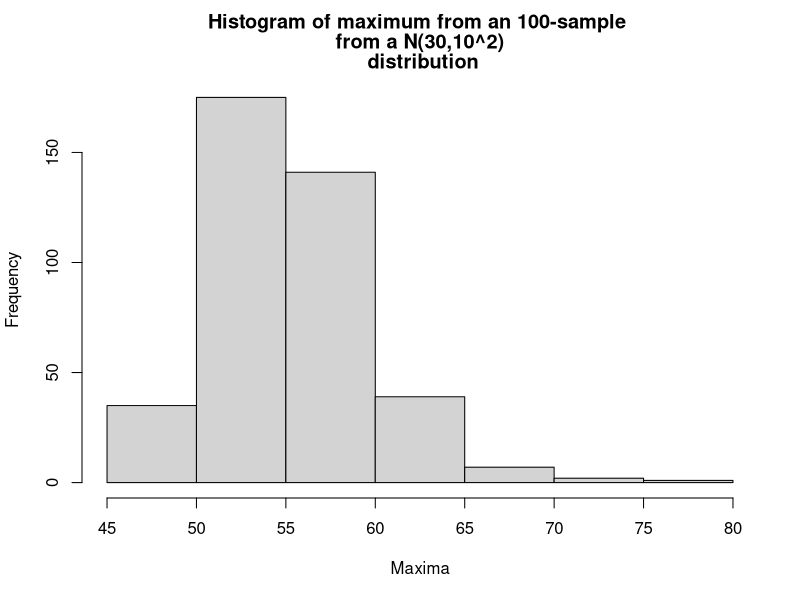

This chart was generated by the following R code: (Note: this script raises an error after producing the figure.)
#### Exercise 1 #############################################
# a function that changes the case
# of a single letter (from upper to lower case and viceversa)
# version 1
LowerUPPER <- function(let) {
  indLower <- letters == let
  indUpper <- LETTERS == let
  if (any(indLower))
    return(LETTERS[indLower])
  else {
    if (any(indUpper))
      return(letters[indUpper])
    else
      print("let should be a single letter")
  }
}

## try

LowerUPPER("P")
LowerUPPER(c("v", "a")) # does not work with more than letter
LowerUPPER(3) # the same for numeric input


# version 2
LowerUPPER <- function(let) {
  o <- order(let)
  indLower <- letters %in% let
  indUpper <- LETTERS %in% let
  if (any(indLower))
    return(LETTERS[indLower][o])
  else {
    if (any(indUpper))
      return(letters[indUpper][o])
    else
      print("let should be a single letter")
  }
}

LowerUPPER(let = c("v", "a"))

# see also  ?toupper, ?tolower

#### Exercise 2 #############################################
# a function to transform a numerical mark into a letter grade
# first version uses nested if...else
grade <- function(mark) {
  if (!is.numeric(mark))
    return("mark should be a number")
  lettgrad <- NA
  if (mark < 0)
    return("mark should be non negative")
  else {
    if (mark < 10)
      lettgrad <- "N"
    else {
      if (mark < 25)
        lettgrad <- "G"
      else {
        if (mark < 40)
          lettgrad <- "F"
        else {
          if (mark < 45)
            lettgrad <- "E"
          else {
            if (mark < 55)
              lettgrad <- "D"
            else {
              if (mark < 65)
                lettgrad <- "C"
              else {
                if (mark < 75)
                  lettgrad <- "B"
                else {
                  if (mark <= 100)
                    lettgrad <- "A"
                  else
                    return("mark should be no larger than 100")
                }
              }
            }
          }
        }
      }
    }
  }
  return(lettgrad)
}

grade(10)

# a version using switch
grade <- function(mark) {
  if (!is.numeric(mark))
    return("mark should be a number")
  else if (!is.integer(mark))
    mark <- as.integer(round(mark))
  cmark <- cut(
    mark,
    breaks = c(-Inf,-1, 9, 24, 39, 44, 54, 64,
               74, 100, Inf), labels = F
  )
  lettgrad <- NA
  switch(
    cmark,
    # transform in numeric expression
    return("mark should be non negative"),
    lettgrad <- "N",
    lettgrad <- "G",
    lettgrad <- "F",
    lettgrad <- "E",
    lettgrad <- "D",
    lettgrad <- "C",
    lettgrad <- "B",
    lettgrad <- "A",
    return("mark should be no larger than 100")
  )
  return(lettgrad)
}


grade(41)

#### Exercise 3 #############################################
# generate several samples from
# a normal distribution,
# store the max of each sample
# make a hist and summaries
#   use a while() loop
distmaxnor.while <- function(r, n, mu, sigma)
{
  # mu, sigma: mean and s.d. of a Normal distribution
  # n : sample size
  # r : simulation sample size
  # simulates r samples of size n from a N(mu, sigma^2)
  # displays a histogram and summary statistics of the
  #    distribution of sample maxima
  #
  maxvec <- rep(0,r)
  i <- 1
  while (i <= r) {
    samp <- rnorm(n, mu, sigma)
    maxvec[i] <- max(samp)
    i <- i + 1
  }
  windows()
  hist(maxvec, xlab="Maxima", main = "")# use strsplit to split title in multiples lines
  title(main = strsplit(paste("Histogram of maximum from an ", n,
                              "-sample \n from a ",
                              "N(", mu,",",sigma,"^2) \n distribution",sep=""), "\n")[[1]])
  print(summary(maxvec))
  return(invisible(maxvec))
}

df <- distmaxnor.while(400,100,30,10)

#### Exercise 4 #############################################
####  Newton's method ####

### use either while or repeat
NewtMeth0 <- function(f, xinit, f1, eps = 1e-7)
{
  # uses Newton's method to find a root of the equation
  # f(x) = 0
  # f: a function whose first argument is x
  # xinit: initial value of x
  # f1: a function containing the first derivative of f
  #
  x <- xinit
  repeat {
    Delta <- f(x) / f1(x)
    x <- x - Delta
    if (abs(Delta) < eps)
      break
  }
  return(list(x = x, xinit = xinit))
}

# we could also have used a while loop here,
# replacing the repeat{ } block with


while (abs(Delta) >= eps) {
  Delta <- f(x) / f1(x)
  x <- x - Delta
}

# could have we used a for loop ?

# stopping criterion could be made more sophisticated than
# abs(Delta) < eps

# the above version of NewtMeth0() works for functions
# f() and f1() that only have x as argument
# for instance

### define the function 
f <- function(x) {
  x ^ 2 - 3 * log(x + 1)
}
### and its derivative
f1 <- function(x) {
  2 * x - 3 / (x + 1)
}
### plot a grid of values
windows()
par(mfrow = c(2, 1))
xgrid <- seq(-0.1, 2, length = 100)
plot(xgrid, f(xgrid), type = "l")
abline(0, 0, col = "red") # equivalently abline(h = 0, col = "red)
plot(xgrid, f1(xgrid), type = "l")
# apply the function
s1 <- NewtMeth0(f, xinit = 0.5, f1, eps = 1e-7)$'x'
s2 <- NewtMeth0(f, xinit = 1, f1, eps = 1e-7)$'x'
cbind(s1, s2)

## check the solutions
xgrid <- seq(-0.1, 2, length = 100)
plot(xgrid, f(xgrid), type = "l")
abline(0, 0, col = "red")
abline(v = c(s1, s2), col = c('blue', "green"))

# what if you wanted to use, say
# f <- function(x, a, b) {x^a + b*log(x+1)} or
# f <- function(x, a, b, d) {x^a + b*log(x+1) + d} ?

# There is a way of passing to an R function a
# variable number of arguments:
# one uses the special argument ... (three dots)

NewtMeth1 <- function(f, xinit, f1, eps = 1e-7, ...)
{
  # uses Newton's method to find a root of the equation
  # f(x) = 0
  # f: an R function whose first argument is x
  # xinit: initial value of x
  # f1: R function containing the first derivative of f
  #
  x <- xinit
  repeat {
    Delta <- f(x, ...) / f1(x, ...)
    x <- x - Delta
    if (abs(Delta) < eps)
      break
  }
  return(list(x = x, xinit = xinit))
}

# Then we can deal with the case a=2, b=-3, d=0 as follows:
# again specify the function
f <- function(x, a, b, d) {
  x ^ a + b * log(x + 1) + d
}
# and its derivative
f1 <- function(x, a, b, d) {
  a * x ^ (a - 1) + b / (x + 1)
}

windows()
xgrid <- seq(-0.1, 2, length = 100)
plot(
  xgrid,
  f(
    x = xgrid,
    a = 2,
    b = -3,
    d = 1
  ),
  type = "l",
  ylab = "f(x)",
  xlab = "x"
)
abline(0, 0, col = "red")
s1b <- NewtMeth1(
  f,
  xinit = 0.5,
  f1,
  eps = 1e-7,
  a = 2,
  b = -3,
  d = 1
)[1]
s2b <- NewtMeth1(
  f,
  xinit = 1,
  f1,
  eps = 1e-7,
  a = 2,
  b = -3,
  d = 1
)[1]
cbind(s1b, s2b)
abline(v = c(s1b, s2b), col = c('blue', "green"))

# May want to allow the user to provide only the function,
# not its first derivative, this will then be computed
# numerically.
# Note: symbolic differentiation can be done using deriv()
# try dx <- deriv(~ x^2, "x") ; dx
# Stop the computation after n iteration: not converged!

# optional argument
NewtMeth <- function(f,
                     xinit,
                     f1 = NULL,
                     eps = 1e-7,
                     n = 100,
                     ...)
{
  # uses Newton's method to find a root of the equation
  # f(x) = 0
  # f: a function whose first argument is x
  # xinit: initial value of x
  # f1: a function containing the first derivative of f (optional)
  # stop the algorithm after n iteration if not converged
  
  x <- xinit
  i = 0
  repeat {
    if (!is.null(f1))
      Delta <- f(x, ...) / f1(x, ...)
    else {
      del <- 1e-7
      fx <- f(x, ...)
      f1x <- (f(x + del, ...) - fx) / del
      Delta <- fx / f1x
    }
    x <- x - Delta
    i = i + 1
    
    if (i <= n & abs(Delta) < eps)
      break
    
    if (i > n & abs(Delta) > eps) {
      print("not converged")
      break
    } 
  }
  
  return(list(x = x, xinit = xinit, iter = i))
}

s1c <- NewtMeth(
  f,
  xinit = 0.5,
  f1 = NULL,
  eps = 1e-7,
  a = 2,
  b = -3,
  d = 1
)[1]
s2c <- NewtMeth1(
  f,
  xinit = 1,
  f1 = NULL,
  eps = 1e-7,
  a = 2,
  b = -3,
  d = 1
)[1]
cbind(s1c, s2c)


########################################################################################################
# This example WILL NOT be part of the exam, but I hope it will be useful in your future! Have a look. #
########################################################################################################

# Finally let's use NewtMeth() to compute the MLE in a statistical model
#
# "Data were collected on the numbers of larvae found on 20 randomly
#  sampled flowering bracts of Heliconia plants.
#  The observed numbers were:

#        9 14 3 3 8 7 7 6 7 0 6 0 5 1 3 12 2 4 0 11

#  One possible model for the number of larvae is that they are
#  observations of independent random variables with probability
#  function
#      f(y_i) = theta^{y_i} (1 - theta)       0 < theta < 1
#                                             y_i >= 0, integers
#
# Then
#
# Likelihood:        L(theta) = theta^{ sum(y_i) }  (1-theta)^{n}
#
# log-likelihood:    l(theta) = sum(y_i) log(theta) + n log(1-theta)
#
#
# 1st der log-lik:   l1(theta) = sum(y_i)/theta - n/(1-theta)
#
# btw, for this simple model a closed form solution for the MLE is available
#
# setting l1(theta) = 0, we get theta.hat = sum(y_i) / (sum(y_i) + n)
#
# 2nd der log-lik:   l2(theta) = -sum(y_i)/theta^2 - n/(1-theta)^2
#
# To maximise the log-likelihood we look for a root of its first
# derivative (then we'll need to check it is actually a maximizer!)
# So l1 and l2 play the role of f and f1 in NewtMeth()

l <- function(theta, y)
{
  return(sum(y) * log(theta) + length(y) * log(1 - theta))
}

l1 <- function(theta, y)
{
  n <- length(y)
  return(sum(y) / theta - n / (1 - theta))
}

l2 <- function(theta, y)
{
  n <- length(y)
  return(-sum(y) / theta ^ 2 - n / (1 - theta) ^ 2)
}

### data
y <- c(9, 14, 3, 3, 8, 7, 7, 6, 7, 0, 6, 0, 5, 1, 3, 12, 2, 4, 0, 11)

# set of possible values for theta
theta <- seq(0.01, 0.99, by = 0.01)
windows()
plot(theta, l(theta, y), type = "l",xlab = expression(theta),
     ylab = expression(l(theta)), main = 
       expression(paste("log-likelihood ", l(theta))))

# more sophisticated label using "plotmath", type "frac" in the help tab
plot(theta, l(theta, y), type = "l",xlab = expression(theta),
     ylab = expression(l(theta)))
# work with the title
title(main = expression(paste(l(theta)," of ",f(y[i]) == 
                                theta^{y[i]}*(1-theta) )))

# which value of theta maximizes the log-likelihood?
theta[which.max(l(theta,y))]
abline(v = theta[which.max(l(theta,y))], col = "red", lty = 2)


# let's try with different starting points
NewtMeth(
  f = l1,
  xinit = 0.5,
  f1 = l2,
  eps = 1e-7,
  y = y
)
NewtMeth(
  f = l1,
  xinit = 0.01,
  f1 = l2,
  eps = 1e-7,
  y = y
)
NewtMeth(f = l1,
         xinit = 0.99,
         eps = 1e-7,
         y = y) #without f1


#### And with a Poisson r.v.?
#  
#      f(y_i) = theta^{y_i} exp{-theta} / y_i!      0 < theta
#                                                   y_i >= 0, integers
#
# Then
#
# Likelihood:        L(theta) = theta^{ sum(y_i) }  exp{- n*theta} / prod(y_i!)
#
# log-likelihood:    l(theta) = sum(y_i) log(theta) - n theta - sum(log(y_i)!)
#
#
# 1st der log-lik:   l1(theta) = sum(y_i)/theta - n
#
# btw, for this simple model a closed form solution for the MLE is available
#
# setting l1(theta) = 0, we get theta.hat = sum(y_i) / n
#
# 2nd der log-lik:   l2(theta) = -sum(y_i)/theta^2

### poisson r.v. ####
lp <- function(theta, y)
{
  n <- length(y)
  return(-sum(log(factorial(y))) + sum(y) * log(theta) - n * theta)
}

lp1 <- function(theta, y) {
  n <- length(y)
  return(sum(y) / theta - n)
}

lp2 <- function(theta, y) {
  return(-sum(y) / theta ^ 2)
}

# alternative and fast way to compute log-likelihood for Poisson r.v.
lg_poisson <- function(theta, y){
  return(sum(dpois(y, theta, log=TRUE)))
}

# grid of theta values, must use sapply to provide a vector of theta as imput
thetas <- seq(1,12, by=0.1)
lg_poisson(thetas, y) # wrong!!!!

# two equivalent ways
ll <- sapply(thetas,function(x){lg_poisson(x,y)})
ll1 <- sapply(thetas,lg_poisson, y = y)

# value of theta maximizing the log-likelihood
thetas[which.max(ll1)]

plot(thetas, ll1, type="p",xlab = expression(theta),
     ylab = expression(l(theta)), pch = 5, cex = 0.5) # use of pch and cex symbols size
title(main = expression(paste(l(theta), " of Poisson dist. ",
                              f(y[i])== frac(theta^y[i]*e^-theta,y[i]*"!")) ) )
abline(v = thetas[which.max(ll1)], col = "red", lty = 3)


# let us try our NewMeth
NewtMeth(
  f = lp1,
  xinit = 7,
  f1 = lp2,
  y = y
)

# what if we provide a "bad" initial guess? say 17

NewtMeth(
  f = lp1,
  xinit = 17,
  f1 = lp2,
  y = y
)

# the hope is not lost, let uus rely on much more sophisticated optimizers:
# there are a bunch of available optimizers in R, try them!
optimize(f = lp, interval = c(0,150) ,y = y, maximum = T) # it works!



